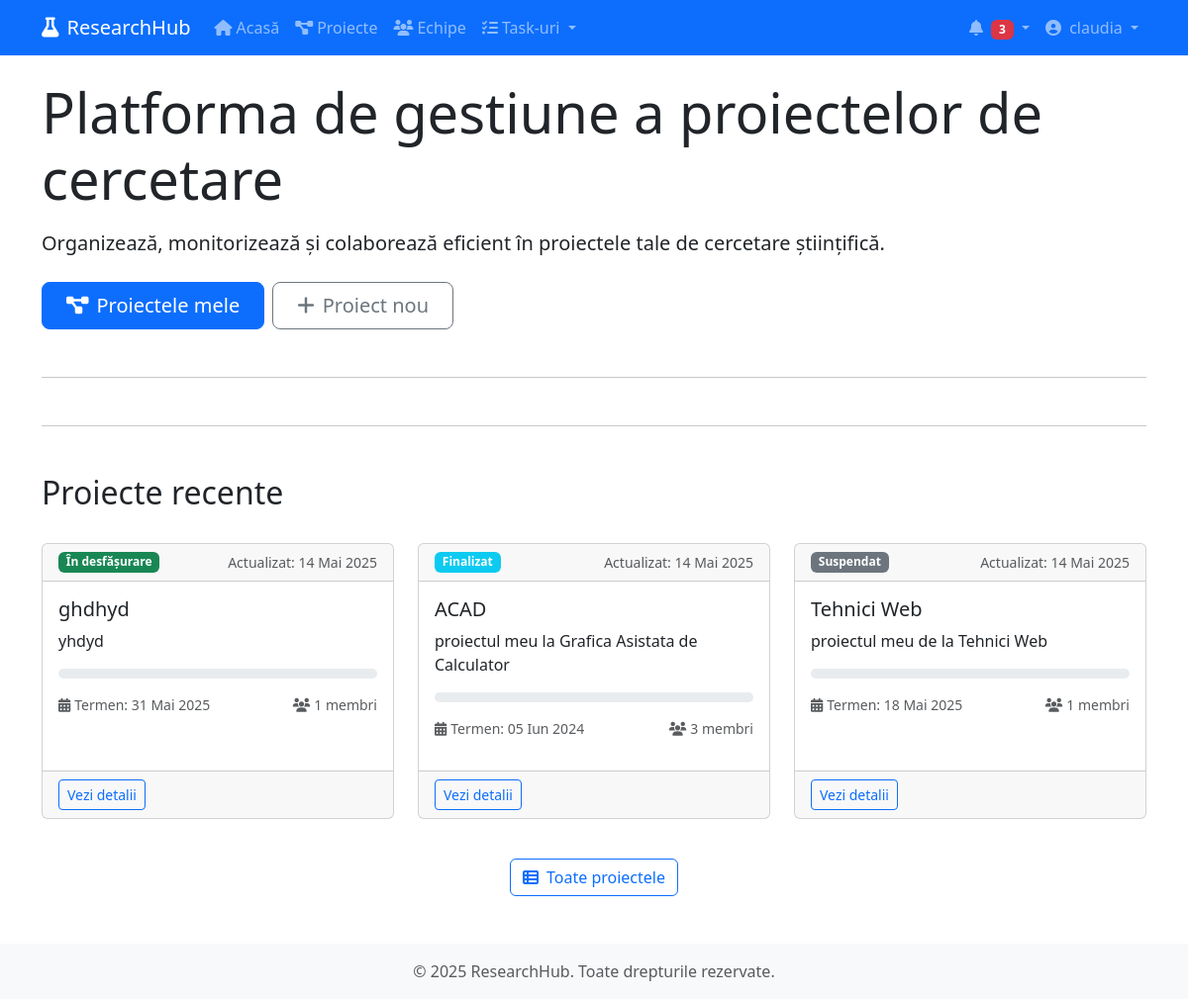
The app's page / (signed in), older data.
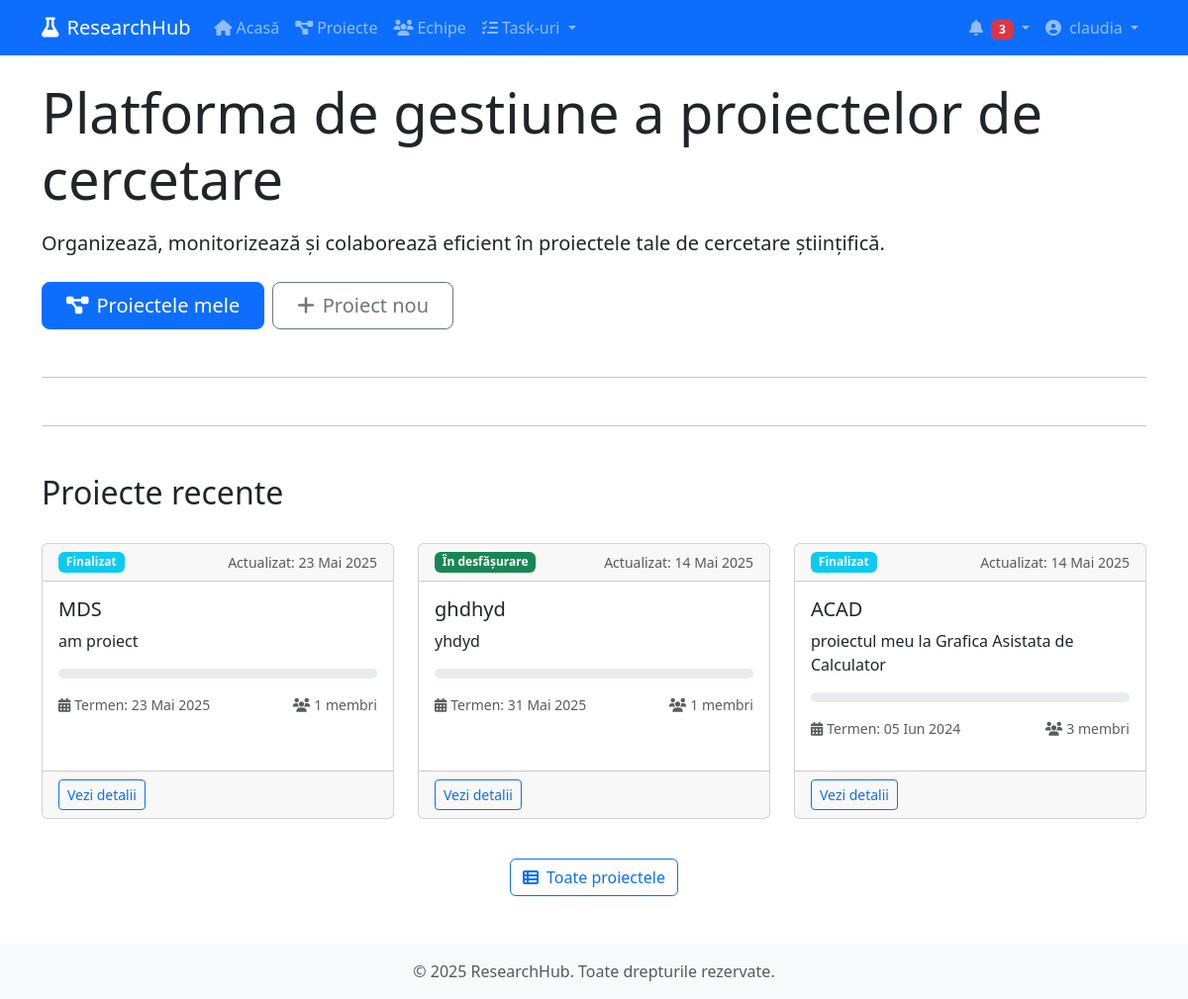
The same page, newer data.
### myapp/models.py (models this page shows, shortened)
class ProjectMember(models.Model):
    project = models.ForeignKey(Project, on_delete=models.CASCADE, related_name='members')
    user = models.ForeignKey(User, on_delete=models.CASCADE, related_name='project_memberships')
    joined_at = models.DateTimeField(auto_now_add=True)
    ROLE_CHOICES = [
        ('leader', 'Lider de proiect'),
        ('researcher', 'Cercetător'),
        ('assistant', 'Asistent'),
        ('consultant', 'Consultant'),
        ('admin', 'Administrator'),
    ]
    role = models.CharField(max_length=20, choices=ROLE_CHOICES, default='researcher')
    class Meta:
        unique_together = ('project', 'user')

class Project(models.Model):
    title = models.CharField(max_length=200)
    description = models.TextField()
    start_date = models.DateField()
    end_date = models.DateField()
    created_at = models.DateTimeField(auto_now_add=True)
    updated_at = models.DateTimeField(auto_now=True)
    created_by = models.ForeignKey(User, on_delete=models.CASCADE, related_name='created_projects')
    STATUS_CHOICES = [
        ('draft', 'Schiță'),
        ('planning', 'Planificare'),
        ('in_progress', 'În desfășurare'),
        ('on_hold', 'Suspendat'),
        ('completed', 'Finalizat'),
        ('archived', 'Arhivat'),
    ]
    status = models.CharField(max_length=20, choices=STATUS_CHOICES, default='draft')
    def progress_percentage(self):
        total_activities = self.activities.count()
        if total_activities == 0:
            return 0
        completed_activities = self.activities.filter(status='completed').count()
        return int((completed_activities / total_activities) * 100)

### myapp/views.py (the view)
# urls.py: path('', views.home, name='home'),
def home(request):
    context = {}
    if request.user.is_authenticated:
        try:
            user_projects = ProjectMember.objects.filter(
                user=request.user
            ).select_related('project').order_by('-project__updated_at')[:3]
            upcoming_activities = Activity.objects.filter(
                assigned_to=request.user,
                due_date__gte=timezone.now().date(),
                status__in=['not_started', 'in_progress']
            ).select_related('project').order_by('due_date')[:3]
            unread_notifications = Notification.objects.filter(
                user=request.user,
                read=False
            ).order_by('-created_at')[:5]
            context.update({
                'user_projects': user_projects,
                'upcoming_activities': upcoming_activities,
                'unread_notifications': unread_notifications,
            })
        except Exception as e:
            messages.error(request, f"A apărut o eroare: {str(e)}")
    return render(request, 'home.html', context)

### myapp/templates/home.html (shortened to what this page needs)
{% extends 'base.html' %}
{% block content %}
<div class="row align-items-center mb-5">
    <div class="col-lg-12">
        <h1 class="display-4 mb-3">Platforma de gestiune a proiectelor de cercetare</h1>
        <p class="lead mb-4">Organizează, monitorizează și colaborează eficient în proiectele tale de cercetare științifică.</p>
        {% if user.is_authenticated %}
        <div class="d-grid gap-2 d-md-flex">
            <a href="{% url 'projects_list' %}" class="btn btn-primary btn-lg px-4">
                <i class="fas fa-project-diagram me-2"></i>Proiectele mele
            </a>
            <a href="{% url 'create_project' %}" class="btn btn-outline-secondary btn-lg px-4">
                <i class="fas fa-plus me-2"></i>Proiect nou
            </a>
        </div>
        {% endif %}
    </div>
</div>
<hr class="my-5">
<hr class="my-5">
{% if user.is_authenticated and user_projects %}
<div class="row mb-5">
    <div class="col-12 mb-4">
        <h2>Proiecte recente</h2>
    </div>
    {% for membership in user_projects %}
    <div class="col-md-6 col-lg-4 mb-4">
        <div class="card h-100">
            <div class="card-header d-flex justify-content-between align-items-center">
                <span class="badge {% if membership.project.status == 'in_progress' %}bg-success{% elif membership.project.status == 'planning' %}bg-warning text-dark{% elif membership.project.status == 'completed' %}bg-info{% elif membership.project.status == 'on_hold' %}bg-secondary{% elif membership.project.status == 'archived' %}bg-dark{% else %}bg-primary{% endif %}">
                    {{ membership.project.get_status_display }}
                </span>
                <small class="text-muted">Actualizat: {{ membership.project.updated_at|date:"d M Y" }}</small>
            </div>
            <div class="card-body">
                <h3 class="card-title h5">{{ membership.project.title }}</h3>
                <p class="card-text">{{ membership.project.description|truncatechars:100 }}</p>
                <div class="progress mb-3" style="height: 10px;">
                </div>
                <div class="d-flex justify-content-between small text-muted mb-3">
                    <span><i class="fas fa-calendar-alt me-1"></i>Termen: {{ membership.project.end_date|date:"d M Y" }}</span>
                    <span><i class="fas fa-users me-1"></i>{{ membership.project.members.count }} membri</span>
                </div>
            </div>
            <div class="card-footer">
                <a href="{% url 'project_detail' membership.project.id %}" class="btn btn-sm btn-outline-primary">Vezi detalii</a>
            </div>
        </div>
    </div>
    {% endfor %}
    <div class="col-12 text-center mt-3">
        <a href="{% url 'projects_list' %}" class="btn btn-outline-primary">
            <i class="fas fa-th-list me-2"></i>Toate proiectele
        </a>
    </div>
</div>
{% endif %}
{% endblock %}

Row changes from the older to the newer data that the page shows:
no longer on this page (row unchanged): ProjectMember: project.status "Suspendat", project.updated_at "14 Mai 2025", project "Tehnici Web", project.description "proiectul meu de la Tehnici Web", project.end_date "18 Mai 2025", project.members.count "1"
added ProjectMember: project.status "Finalizat", project.updated_at "23 Mai 2025", project "MDS", project.description "am proiect", project.end_date "23 Mai 2025", project.members.count "1"
